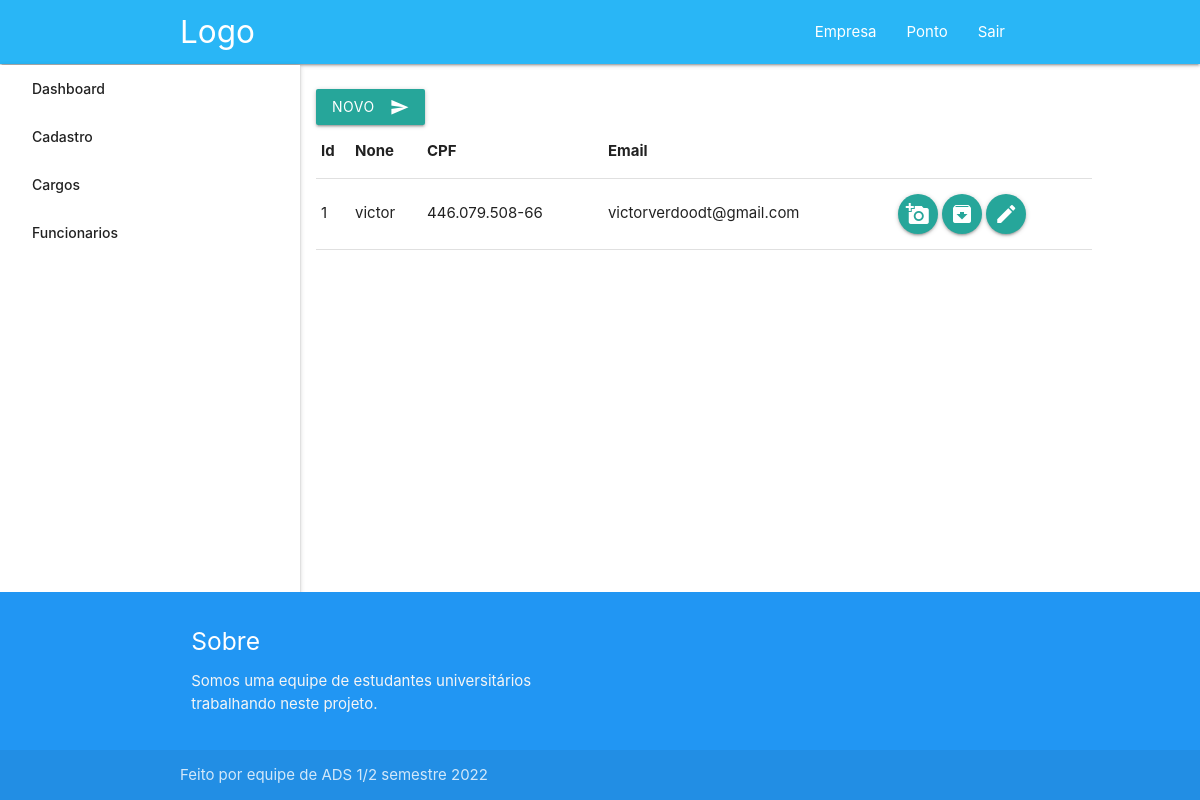
Before: /funcionarios (signed in) with the older database file.
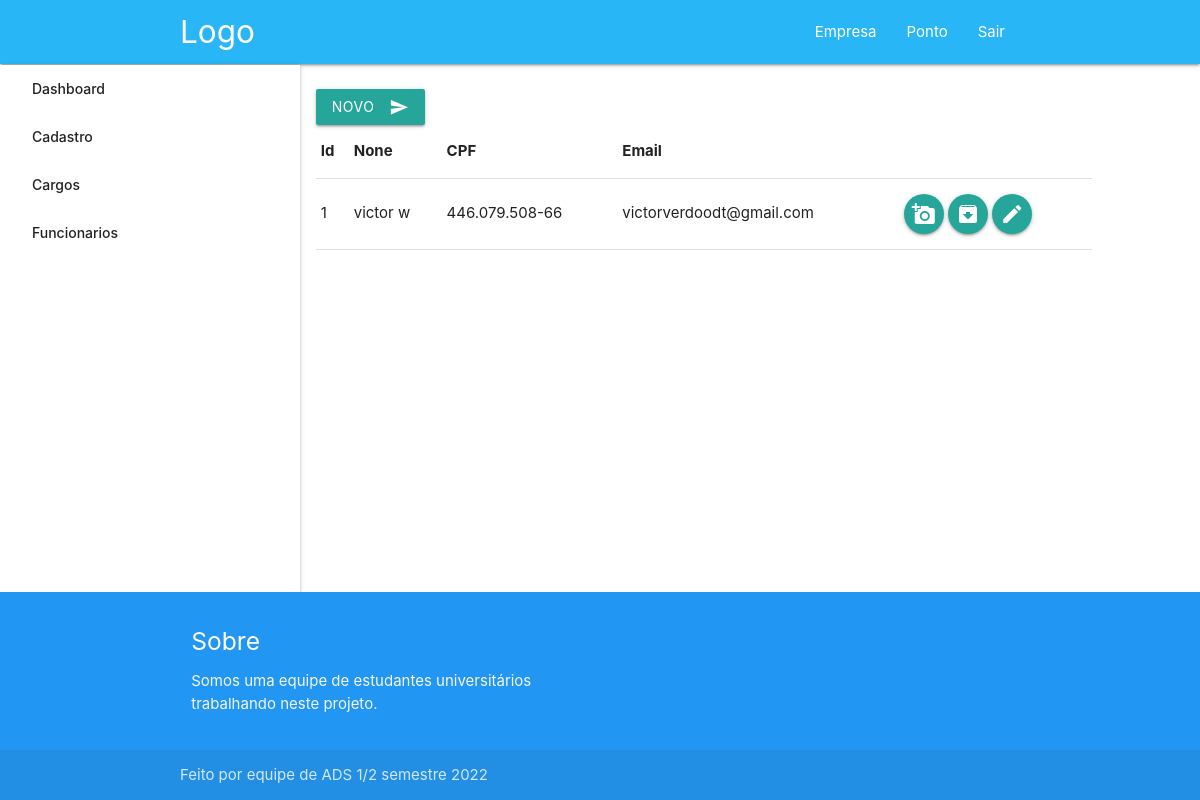
After: the same page with the newer database file.
### app/models/funcionario.py (models this page shows, shortened)
class Funcionario(db.Model):
    id_funcionario = db.Column(db.Integer, primary_key=True, autoincrement=True)
    nome = db.Column(db.String(40), nullable=False)
    cpf = db.Column(db.String(11), nullable=False)
    email = db.Column(db.String(40), nullable=False)
    senha = db.Column(db.String(20), nullable=False)
    id_cargo = db.Column(db.Integer, db.ForeignKey('cargo.id_cargo'), nullable=False)
    id_empresa = db.Column(db.Integer, db.ForeignKey('empresa.id_empresa'), nullable=False)
    data_criacao = db.Column(db.DateTime, default=datetime.datetime.now())
    id_status = db.Column(db.Integer)
    empresas = db.relationship('Empresa', back_populates='funcionarios')
    cargo = db.relationship('Cargo', backref='funcionarios', lazy=True)
    funcionario_ponto = db.relationship('Funcionario_ponto', backref='funcionario', lazy=True)

### app/routes.py (the view)
@app.route('/funcionarios', methods=['GET'])
@helper.token_required
def detalhe_funcionario(current_user):
    if current_user[1] == 0:
        logado = helper.token_validate(request)
        users = funcionario.funcionarios_by_empresa(current_user[0].id_empresa)
        return render_template('detalhe_funcionario.html', users=users, logado=logado)
    return redirect('/detalhes')

### app/views/empresa.py (called while the page is built)
def empresa_by_cnpj(cnpj):
    try:
        return Empresa.query.filter(Empresa.cnpj == cnpj).one()
    except:
        return None

### app/views/funcionario.py (called while the page is built)
def funcionarios_by_empresa(idEmpresa):
    try:
        return Funcionario.query.filter(Funcionario.id_empresa == idEmpresa and Funcionario.id_status == 1).all()
    except:
        return None

### app/views/helper.py (called while the page is built)
def token_required(f):
    @wraps(f)
    def decorated(*args, **kwargs):
        token = request.cookies.get('token')
        if not token:
            return redirect("/login")
        try:
            data = jwt.decode(token, app.config['SECRET_KEY'], algorithms=['HS256'])
            role = int(data['role'])
            current_user = None
            if role == 0:
                current_user = empresa_by_cnpj(cnpj=data['username'])
            elif role == 1:
                current_user = funcionario_by_cpf(cpf=data['username'])
                if current_user.id_status == 0:
                    current_user = None
            if not current_user:
                return redirect("/login")
        except:
            return redirect("/login")
        return f((current_user, role), *args, **kwargs)
    return decorated

def token_validate(request):
    token = request.cookies.get('token')
    try:
        data = jwt.decode(token, app.config['SECRET_KEY'], algorithms=['HS256'])
        if int(data['role']) == 0:
            current_user = empresa_by_cnpj(cnpj=data['username'])
        else:
            current_user = funcionario_by_cpf(cpf=data['username'])
            if current_user.id_status == 0:
                current_user = None
        if current_user:
            return (True, int(data['role']))
    except:
        return None
    return None

### app/templates/detalhe_funcionario.html
{% extends "detalhe_layout.html" %}
{% block empresa %}
<div style="display: inline-flex;flex-direction: column;align-items: start;width: 100%;margin-left: 25%">
   <a href="/funcionario"><button class="btn waves-effect waves-light"> Novo <i class="material-icons right">send</i> </button></a>
  <table id="data" class="highlight">
    <thead>
      <tr>
        <th>Id</th>
        <th>None</th>
        <th>CPF</th>
        <th>Email</th>
      </tr>
    </thead>
    <tbody>
      {% for user in users %}
        <tr>
          <td>{{ user.id_funcionario }} </td>
          <td>{{ user.nome }}</td>
          <td>{{ user.cpf }}</td>
          <td>{{ user.email }}</td>
          <td>
            <a class="btn-floating tooltipped" data-position="bottom" data-tooltip="Cadastrar foto" href="/ponto/{{ user.id_funcionario }}"><i class="Small material-icons">add_a_photo</i></a>
            <a class="btn-floating tooltipped" data-position="bottom" data-tooltip="Retirar relatorio" href="/ponto/{{ user.id_funcionario }}/relatorio"><i class="Small material-icons">archive</i></a>
            <a class="btn-floating tooltipped" data-position="bottom" data-tooltip="Editar" href="/funcionario/{{ user.id_funcionario }}/editar"><i class="Small material-icons">mode_edit</i></a>
          </td>
        </tr>
      {% endfor %}
    </tbody>
  </table>
  </div>
{% endblock %}

### app/templates/detalhe_layout.html
{% extends "layout.html" %}
{% block conteudo %}
<table>
    <tr style="border: 0">
        <td style="border: 0">
            <ul id="slide-out" class="sidenav sidenav-fixed">
                <li><a href="/empresa">Dashboard</a></li>
                <li><a href="/cadastro">Cadastro</a></li>
                <li><a href="/cargos">Cargos</a></li>
                <li><a href="/funcionarios">Funcionarios</a></li>
            </ul>
        </td>
        <td  style="display: inline-flex;flex-direction: column;align-items: center; padding: 25px;width: 100%; border: 0">
            {% block empresa %}{% endblock %}
        </td>
    </tr>
</table>
{% endblock %}

### app/templates/layout.html (shortened to what this page needs)
<!DOCTYPE html>
<html>
    <head>
        <link href="{{url_for('static',filename = 'css/materialize.css')}}" rel="stylesheet" media="screen,projection">
        <link href="{{url_for('static',filename = 'css/style.css')}}" rel="stylesheet" media="screen,projection">
    </head>
    <body class="d-flex flex-column h-100">
        <header>
            <nav class="light-blue lighten-1" role="navigation" style="z-index: 1;">
                <div class="nav-wrapper container"><a id="logo-container" href="./" class="brand-logo">Logo</a>
                    <ul class="right hide-on-med-and-down">
                        {% if logado[0] %}
                            {% if logado[1] == 0 %}
                                <li><a href="/empresa">Empresa</a></li>
                                <li><a href="/ponto">Ponto</a></li>
                                <li><a href="/logout">Sair</a></li>
                            {% else %}
                                <li><a href="/detalhes">Empresa</a></li>
                                <li><a href="/logout">Sair</a></li>
                            {% endif %}
                        {% else %}
                        <li><a href="/login">Empresa</a></li>
                        <li><a href="/loginfuncionario">Funcionario</a></li>
                        {% endif %}
                    </ul>
                </div>
            </nav>
        </header>
        <main class="flex-shrink-0">
            <div class="container">
                <div class="center-align" id="content">
                    {% block conteudo %}{% endblock %}
                </div>
            </div>
        </main>
        <footer class="page-footer blue" style="bottom: 0; z-index: 2;">
            <div class="container">
                <div class="row">
                    <div class="col l6 s12">
                        <h5 class="white-text">Sobre</h5>
                        <p class="grey-text text-lighten-4">Somos uma equipe de estudantes universitários trabalhando neste projeto.</p>
                    </div>
                </div>
            </div>
            <div class="footer-copyright">
                <div class="container">
                    Feito por equipe de ADS 1/2 semestre 2022
                </div>
            </div>
        </footer>
    </body>
</html>

### app/static/css/style.css (style rules this page uses)
body { display: flex; min-height: 100vh; flex-direction: column; }
main { flex: 1 0 auto; }
.sidenav.sidenav-fixed { left: 0; -webkit-transform: translateX(0); transform: translateX(0); position: absolute; top: 65px; z-index: 0; height: calc(90%); }

Changed rows visible on the page:
changed Funcionario "victorverdoodt@gmail.com": nome "victor" → "victor w"
